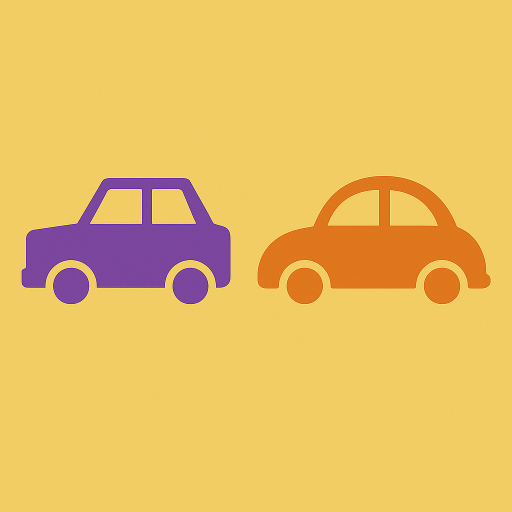
#> input picture cars image.png, 1024 x 1024 px (shown at 1/2 size)
$ jupyter execute 'EC 7212_Assignment2_4044.ipynb'   (shell and % lines are left out)
#> lines starting #> are read from the running program, lines starting #| are printed output that depends on the picture; after the words box and inside, x2 and y2 are one past the last pixel; in counts of white or black regions, pixels touching at a corner belong together
[cell 1]
# Install required libraries

[cell 2]
# Import libraries
import cv2
import numpy as np
import matplotlib.pyplot as plt
from google.colab import files
from PIL import Image

[cell 3]
# Upload the image manually
uploaded = files.upload()
#> the answer given: cars image.png
image_path = 'cars image.png'

# Read image in color
image = cv2.imread(image_path)
#> image is the input picture: shape (1024, 1024, 3); mean B, G, R 99.2, 191.7, 233.8
if image is None:
    raise ValueError("Image not found or invalid path")

# Convert BGR to RGB for display
image_rgb = cv2.cvtColor(image, cv2.COLOR_BGR2RGB)

# Convert BGR to Grayscale for processing
gray = cv2.cvtColor(image, cv2.COLOR_BGR2GRAY)

# Resize for faster processing
gray = cv2.resize(gray, (100, 100))
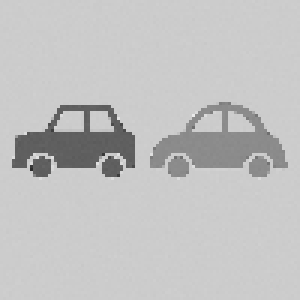
#> gray: shape (100, 100) (shown 3 times larger); min 44, max 234, mean 193.8
image_rgb = cv2.resize(image_rgb, (100, 100))
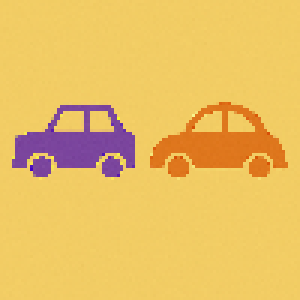
#> image_rgb: shape (100, 100, 3) (shown 3 times larger); mean R, G, B 233.8, 191.7, 99

# Add Gaussian noise
mean = 0
sigma = 25
gaussian_noise = np.random.normal(mean, sigma, gray.shape).astype(np.float32)
noisy_gray = gray + gaussian_noise
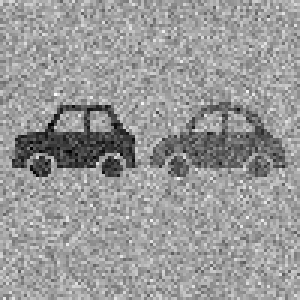
#> noisy_gray: shape (100, 100) float32 (shown 3 times larger); min 32.54, max 300, mean 193.3; drawn with min black and max white
noisy_gray = np.clip(noisy_gray, 0, 255).astype(np.uint8)
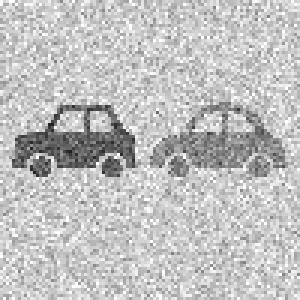
#> noisy_gray: shape (100, 100) (shown 3 times larger); min 32, max 255, mean 192.7

# Custom Otsu's Threshold Function
def otsu_threshold(image):
    hist = np.histogram(image, bins=256, range=(0, 256))[0]
    total_pixels = image.size
    hist_norm = hist / total_pixels

    max_variance = 0
    threshold = 0
    for t in range(256):
        w_b = np.sum(hist_norm[:t])
        w_f = np.sum(hist_norm[t:])
        if w_b == 0 or w_f == 0:
            continue
        m_b = np.sum(np.arange(t) * hist_norm[:t]) / w_b
        m_f = np.sum(np.arange(t, 256) * hist_norm[t:]) / w_f
        variance = w_b * w_f * (m_b - m_f) ** 2
        if variance > max_variance:
            max_variance = variance
            threshold = t
    return threshold

[cell 4]
# Apply Gaussian Blur before Otsu
blurred = cv2.GaussianBlur(noisy_gray, (5, 5), 0)
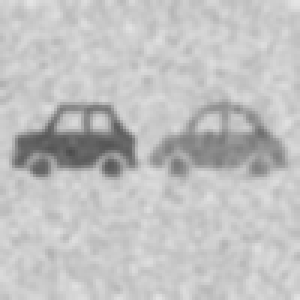
#> blurred: shape (100, 100) (shown 3 times larger); min 76, max 228, mean 192.7

# Apply Otsu's threshold using OpenCV
ret_cv, otsu_cv = cv2.threshold(blurred, 0, 255, cv2.THRESH_BINARY + cv2.THRESH_OTSU)
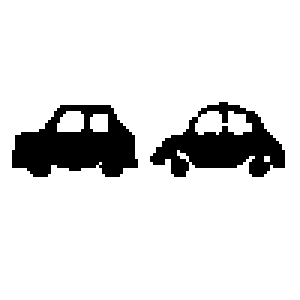
#> otsu_cv: shape (100, 100) (shown 3 times larger); 87.9% white; 2 black regions, box (x1, y1, x2, y2) and area: (4, 35, 46, 59) 643, (50, 34, 95, 59) 568
#> ret_cv = 165

# Apply custom Otsu threshold
custom_thresh = otsu_threshold(blurred)
#> in otsu_threshold, `hist = np.histogram(image, bins=256, range=(0, 256))[0]`: hist = 256 values, max 490 at index 202, min 0 at index 0, mean 39.06
#> in otsu_threshold, `hist_norm = hist / total_pixels`: hist_norm = 256 values, max 0.049 at index 202, min 0 at index 0, mean 0.00391
#> the loop in otsu_threshold, `for t in range(256):` made 256 passes
#> (w_b, w_f, m_b, m_f, variance, max_variance) on passes 78, 79, 82, 83, 84, 85, 86, 87, 88, 89, 90, 91: (0.0001, 1, 76, 192.7, 1.36, 1.36), (0.0001, 1, 76, 192.7, 1.36, 1.36), (0.0002, 1, 78, 192.7, 2.63, 2.63), (0.0002, 1, 78, 192.7, 2.63, 2.63), (0.0004, 1, 80, 192.7, 5.08, 5.08), (0.0005, 1, 80.6, 192.7, 6.28, 6.28), (0.0005, 0.999, 80.6, 192.7, 6.28, 6.28), (0.0006, 0.999, 81.33, 192.7, 7.44, 7.44), (0.0009, 0.999, 82.89, 192.8, 10.86, 10.86), (0.0012, 0.999, 83.92, 192.8, 14.21, 14.21), (0.0013, 0.999, 84.23, 192.8, 15.31, 15.31), (0.0021, 0.998, 86.05, 192.9, 23.93, 23.93)
#> (w_b, w_f) on passes 1 to 6: (0, 1), (0, 1), (0, 1), (0, 1), (0, 1), (0, 1)
#> after the loop in otsu_threshold, `for t in range(256):`: max_variance = 537; threshold = 166
#> custom_thresh = 166
otsu_custom = (blurred > custom_thresh).astype(np.uint8) * 255
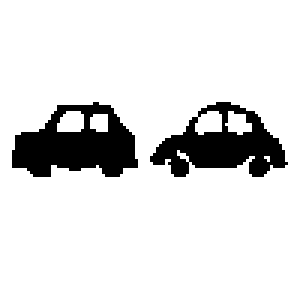
#> otsu_custom: shape (100, 100) (shown 3 times larger); 87.7% white; 2 black regions, box (x1, y1, x2, y2) and area: (4, 34, 46, 59) 651, (50, 34, 96, 59) 580

# Display results
fig, axs = plt.subplots(2, 3, figsize=(18, 10))
axs[0, 0].imshow(image_rgb)
axs[0, 0].set_title("Original Color Image")
axs[0, 1].imshow(gray, cmap='gray')
axs[0, 1].set_title("Grayscale Image")
axs[0, 2].imshow(noisy_gray, cmap='gray')
axs[0, 2].set_title("Noisy Grayscale Image")

axs[1, 0].imshow(blurred, cmap='gray')
axs[1, 0].set_title("Blurred Image (before Otsu)")
axs[1, 1].imshow(otsu_cv, cmap='gray')
axs[1, 1].set_title(f"Otsu Threshold (OpenCV): {ret_cv}")
axs[1, 2].imshow(otsu_custom, cmap='gray')
axs[1, 2].set_title(f"Otsu Threshold (Custom): {custom_thresh}")

# Hide axes
for ax in axs.ravel():
    ax.axis('off')
plt.tight_layout()
plt.show()

[cell 5]


import cv2
import numpy as np
import matplotlib.pyplot as plt
from collections import deque
from google.colab import files

[cell 6]
# Upload image manually
uploaded = files.upload()
#> the answer given: cars image.png

# === Parameters ===
image_filename = 'cars image.png'
resize_dim = (100, 100)  # Resize for faster processing
seeds = [(30, 30), (70, 70)]  # Example seeds; adjust based on image
threshold = 20               # Pixel intensity similarity threshold
use_8_connected = True

# === Load and Prepare Image ===
image = cv2.imread(image_filename, cv2.IMREAD_GRAYSCALE)
#> image: shape (1024, 1024); min 32, max 244, mean 193.2
if image is None:
    raise ValueError(f"Image '{image_filename}' could not be loaded. Please check the filename.")

image = cv2.resize(image, resize_dim)
#> image: shape (100, 100)

[cell 7]
# === Region Growing Function (Hybrid of Stack + Queue) ===
def region_growing(image, seeds, threshold=15, use_8_conn=True):
#> called with threshold = 20, use_8_conn = True
    height, width = image.shape
#> height = 100; width = 100
    segmented = np.zeros((height, width), np.uint8)
    visited = np.zeros((height, width), np.bool_)
    queue = deque(seeds)

    # Choose neighborhood type
    if use_8_conn:
        neighbors = [(-1, -1), (-1, 0), (-1, 1),
                     (0, -1),          (0, 1),
                     (1, -1),  (1, 0), (1, 1)]
    else:
        neighbors = [(-1, 0), (1, 0), (0, -1), (0, 1)]

    # Initialize region with seed points
    for sx, sy in seeds:
        segmented[sy, sx] = 255
        visited[sy, sx] = True

    # Start region growing
    while queue:
        x, y = queue.popleft()
        for dx, dy in neighbors:
            nx, ny = x + dx, y + dy
            if 0 <= nx < width and 0 <= ny < height and not visited[ny, nx]:
                if abs(int(image[ny, nx]) - int(image[y, x])) < threshold:
                    segmented[ny, nx] = 255
                    visited[ny, nx] = True
                    queue.append((nx, ny))
    return segmented

# === Run Region Growing ===
segmented_image = region_growing(image, seeds, threshold=threshold, use_8_conn=use_8_connected)
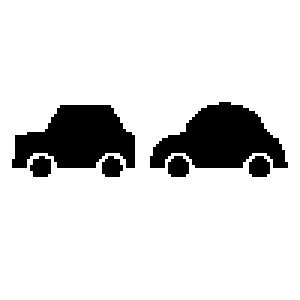
#> segmented_image: shape (100, 100) (shown 3 times larger); 86.3% white; 6 black regions, box (x1, y1, x2, y2) and area: (50, 34, 96, 56) 616, (4, 35, 45, 56) 594, (56, 52, 63, 59) 41, (83, 52, 90, 59) 41, (10, 52, 17, 59) 39, (34, 52, 41, 59) 38

# === Visualization ===
plt.figure(figsize=(12, 5))

# Original image with seed points
plt.subplot(1, 2, 1)
plt.title("Original Image with Seeds")
plt.imshow(image, cmap='gray')
for x, y in seeds:
    plt.plot(x, y, 'ro')
plt.axis('off')

# Segmented result
plt.subplot(1, 2, 2)
plt.title("Region-Growing Segmented")
plt.imshow(segmented_image, cmap='gray')
plt.axis('off')

# Save output
plt.savefig("region_growing_result.png", bbox_inches='tight')
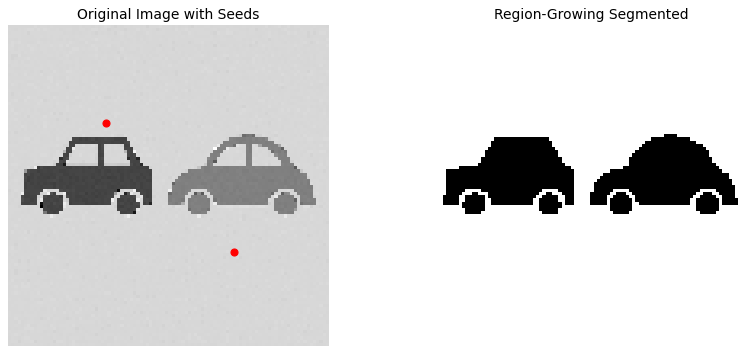
#> figure drawn by matplotlib, 2 panels
plt.tight_layout()
plt.show()
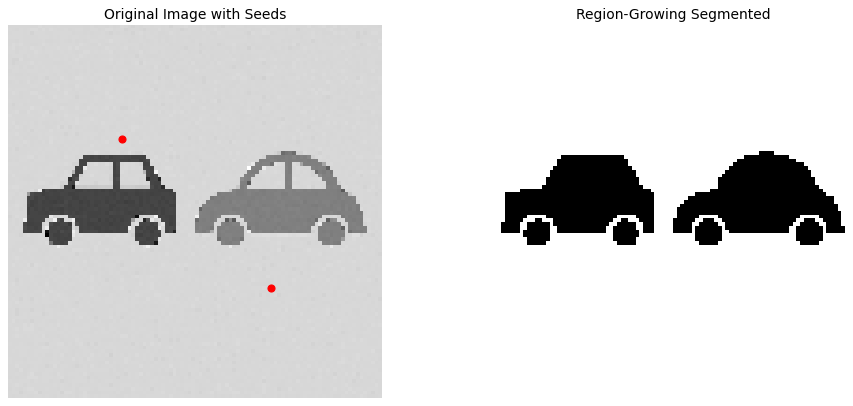
#> figure drawn by matplotlib, 2 panels
